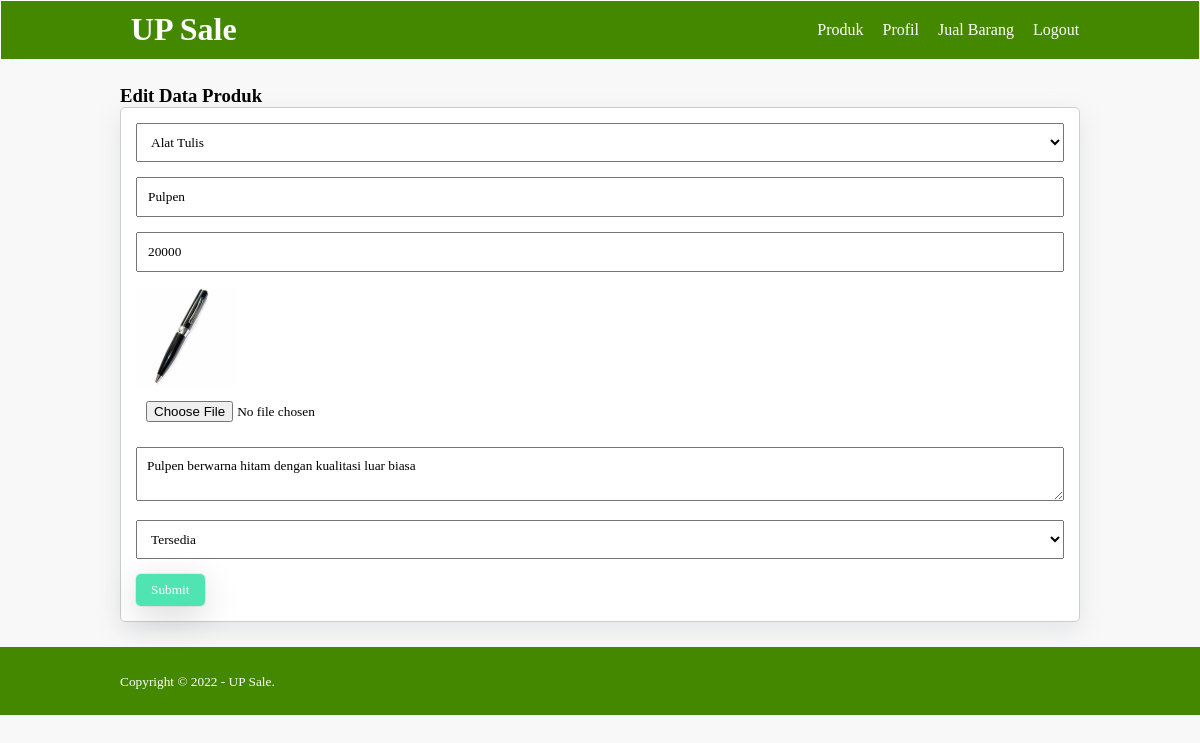
The page /edit-produk.php?id=8 (signed in) on the database its author committed.
### tables this page shows
CREATE TABLE `tb_product` (
  `product_id` int(11) NOT NULL,
  `category_id` int(11) NOT NULL,
  `user_id` int(11) NOT NULL,
  `product_name` varchar(30) NOT NULL,
  `product_price` int(11) NOT NULL,
  `product_description` text NOT NULL,
  `product_image` varchar(100) NOT NULL,
  `product_status` tinyint(1) NOT NULL,
  `date_created` timestamp NOT NULL DEFAULT current_timestamp()
);

CREATE TABLE `tb_category` (
  `category_id` int(11) NOT NULL,
  `category_name` varchar(30) NOT NULL
);

### edit-produk.php (the view, shortened to what this page needs)
<?php
    include 'db.php';
    $produk = mysqli_query($conn, "SELECT * FROM tb_product WHERE product_id = '".$_GET['id']."' ");
    $p = mysqli_fetch_object($produk);
?>
<!DOCTYPE html>
<html lang="en">
<head>
    <link rel="stylesheet" type="text/css" href="css/style.css">
</head>
<body>
    <header>
        <div class="container">
            <h1><a href="dashboard.php">UP Sale</a></h1>
                <ul>
                    <li><a href="dashboard.php">Produk</a></li>
                    <li><a href="profil.php">Profil</a></li>
                    <li><a href="data-produk.php">Jual Barang</a></li>
                    <li><a href="logout.php">Logout</a></li>
                </ul>
        </div>
    </header>
    <div class="section">
        <div class="container">
            <h3>Edit Data Produk</h3>
            <div class="box">
                <form action="" method="POST" enctype="multipart/form-data">
                    <select class="input-control" name="kategori" required>
                        <?php
                            $kategori = mysqli_query($conn, "SELECT * FROM tb_category ORDER BY category_id DESC" );
                            while($r = mysqli_fetch_array($kategori)){
                        ?>
                        <option value="<?php echo $r['category_id'] ?>" <?php echo ($r['category_id'] == $p->category_id)?'selected':''; ?>><?php echo $r['category_name'] ?></option>
                        <?php } ?>
                    </select>
                    <input type="text" name="nama" class="input-control" placeholder="Nama Produk" value="<?php echo $p->product_name ?>" required>
                    <input type="text" name="harga" class="input-control" placeholder="Harga" value="<?php echo $p->product_price ?>" required>
                    <img src="produk/<?php echo $p->product_image ?>" width="100px">
                    <input type="file" name="gambar" class="input-control">
                    <textarea class="input-control" name="deskripsi" placeholder="Deskripsi"><?php echo $p->product_description ?></textarea>
                    <select class="input-control" name="status">
                        <option value="1" <?php echo ($p->product_status == 1)?'selected':''; ?>>Tersedia</option>
                    </select>
                    <input type="submit" name="submit" value="Submit" class="btn">
                </form>
            </div>
        </div>
    </div>
    <footer>
        <div class="container">
            <small>Copyright &copy; 2022 - UP Sale. </small>
        </div>
    </footer>
</body>
</html>

### css/style.css (style rules this page uses)
* { padding: 0; margin: 0; font-family: 'Quicksand', sand-serif; }
body { background-color: #f8f8f8; }
a { color: inherit; text-decoration: none; }
.input-control { width:100%; padding:10px; margin-bottom: 15px; box-sizing: border-box; }
.btn { padding: 8px 15px; background-color: rgb(81, 228, 179); color: #fff; border: none; cursor: pointer; border-radius: 5px; box-shadow: rgba(0, 0, 0, 0.16) 0px 10px 36px 0px, rgba(0, 0, 0, 0.06) 0px 0px 0px 1px; }
header { border:1px solid; background-color: rgb(68, 136, 0); color: #fff; }
header h1 { float: left; padding:10px; }
header ul { float: right; }
header ul li { display: inline-block; }
header ul li a { padding:20px 0 20px 15px; display:inline-block; }
footer { padding:25px 0; background-color: rgb(68, 136, 0); color: #fff }
.container { width: 80%; margin:0 auto; }
.container:after { content: ''; display: block; clear: both; }
.section { padding:25px 0; }
.box { background-color: #fff; border:1px solid #ccc; padding:15px; box-sizing: border-box; margin:10px 0 25 0; border-radius: 5px; box-shadow: rgba(149, 157, 165, 0.2) 0px 8px 24px; }
.box:after { content: ''; display: block; clear: both; }

### rows shown on the page
tb_product: kategori "Alat Tulis", nama "Pulpen", harga "20000", product_image (picture), deskripsi "Pulpen berwarna hitam dengan kualitasi luar biasa", status "Tersedia"
